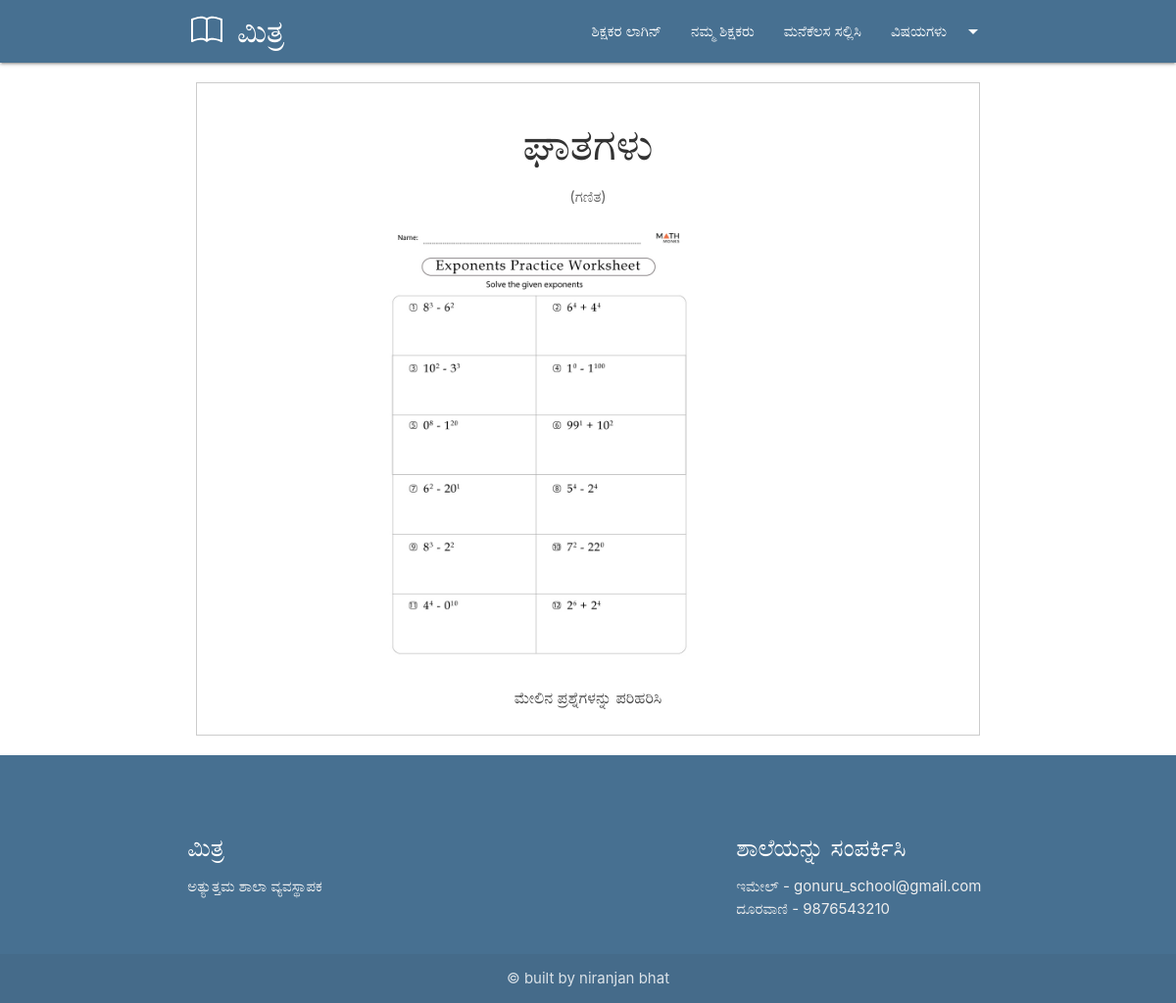
Screenshot of /blog/powers with the database file from the repository.
### blog/models.py (models this page shows, shortened)
class Post(models.Model):
    post_id = models.AutoField(primary_key=True)
    title = models.CharField(max_length=200)
    content = models.TextField()
    url = models.CharField(max_length=100)
    cat = models.ForeignKey(Category,on_delete=models.CASCADE)
    image = models.ImageField(upload_to='post/')

class Category(models.Model):
    cat_id = models.AutoField(primary_key=True)
    title = models.CharField(max_length=100)
    description = models.TextField()
    url = models.CharField(max_length=100)
    pic = models.ImageField(upload_to='category/')
    add_date = models.DateTimeField(auto_now_add=True,null=True)

### blog/views.py (the view)
# urls.py: path('blog/<slug:url>',post),
def post(request, url):
    post = Post.objects.get(url=url)
    cats = Category.objects.all()
    return render(request, 'posts.html', {'post': post, 'cats': cats})

### template/posts.html (shortened to what this page needs)
{% extends 'base.html' %}
{% block content %}
<div class="container">
    <div class="col s12 m10" style="margin: 20px; border: 1px solid #ccc; padding: 10px;">
        <h3 style="color: #333; font-family: 'Arial', sans-serif; text-align:center">{{ post.title }}</h3>
        <p style="color: #666; text-align:center">({{ post.cat.title }})</p>
        <img style="height:30rem;width:auto;margin-left:12rem" src="/media/{{ post.image }}" class="responsive-img" alt="">
        <br>
        <p style="font-size: 16px; line-height: 1.5; color: #444; text-align:center">
            {{ post.content|safe }}
        </p>
    </div>
</div>
{% endblock %}

### rows the page displays
Post: title "ಘಾತಗಳು", cat "ಗಣಿತ", image (picture), content "ಮೇಲಿನ ಪ್ರಶ್ನೆಗಳನ್ನು ಪರಿಹರಿಸಿ"
